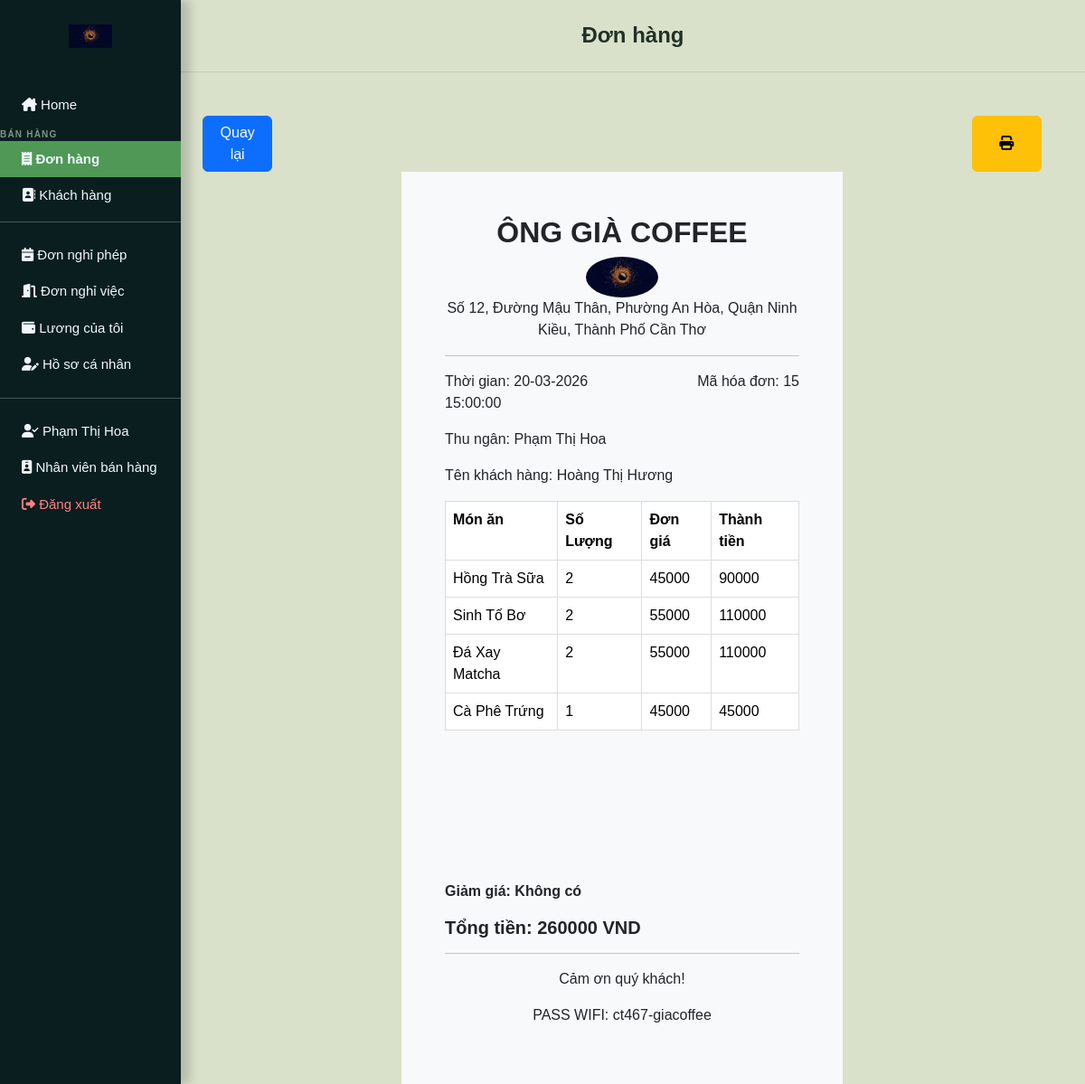
Page /user_page.php?donhang=in&id=15 (signed in) on the committed database.
### tables this page shows
CREATE TABLE `accounts` (
  `account_id`  INT NOT NULL AUTO_INCREMENT,
  `full_name`   VARCHAR(150) NOT NULL,
  `email`       VARCHAR(150) NOT NULL,
  `password`    VARCHAR(255) NOT NULL,
  `role_id`     INT NOT NULL DEFAULT 3,
  `position_id` INT DEFAULT NULL,
  `phone`       VARCHAR(20) DEFAULT NULL,
  `address`     TEXT DEFAULT NULL,
  `birth_date`  DATE DEFAULT NULL,
  `gender`      ENUM('nam','nữ','khác') DEFAULT NULL,
  `avatar`      VARCHAR(255) DEFAULT NULL,
  `status`      ENUM('active','inactive') NOT NULL DEFAULT 'active',
  `hire_date`   DATE DEFAULT NULL,
  `created_at`  TIMESTAMP NULL DEFAULT CURRENT_TIMESTAMP,
  `updated_at`  TIMESTAMP NULL DEFAULT CURRENT_TIMESTAMP ON UPDATE CURRENT_TIMESTAMP,
  PRIMARY KEY (`account_id`),
  UNIQUE KEY `uniq_email` (`email`),
  KEY `fk_acc_role` (`role_id`),
  KEY `fk_acc_pos` (`position_id`),
  CONSTRAINT `fk_acc_role` FOREIGN KEY (`role_id`) REFERENCES `roles` (`id`),
  CONSTRAINT `fk_acc_pos`  FOREIGN KEY (`position_id`) REFERENCES `positions` (`position_id`)
);

CREATE TABLE `invoices` (
  `invoice_id`    INT NOT NULL AUTO_INCREMENT,
  `account_id`    INT NOT NULL,
  `customer_id`   INT NOT NULL,
  `discount`      DECIMAL(10,0) NOT NULL DEFAULT 0,
  `total`         DECIMAL(12,0) NOT NULL DEFAULT 0,
  `status`        ENUM('pending','completed','cancelled') NOT NULL DEFAULT 'completed',
  `notes`         TEXT DEFAULT NULL,
  `creation_time` TIMESTAMP NULL DEFAULT CURRENT_TIMESTAMP,
  PRIMARY KEY (`invoice_id`),
  KEY `fk_inv_acc` (`account_id`),
  KEY `fk_inv_cust` (`customer_id`),
  KEY `idx_inv_time` (`creation_time`),
  CONSTRAINT `fk_inv_acc`  FOREIGN KEY (`account_id`)  REFERENCES `accounts`  (`account_id`),
  CONSTRAINT `fk_inv_cust` FOREIGN KEY (`customer_id`) REFERENCES `customers` (`customer_id`)
);

CREATE TABLE `customers` (
  `customer_id`   INT NOT NULL AUTO_INCREMENT,
  `customer_name` VARCHAR(150) NOT NULL,
  `phone_number`  VARCHAR(20) DEFAULT NULL,
  `email`         VARCHAR(150) DEFAULT NULL,
  `address`       TEXT DEFAULT NULL,
  `created_at`    TIMESTAMP NULL DEFAULT CURRENT_TIMESTAMP,
  PRIMARY KEY (`customer_id`)
);

CREATE TABLE `items` (
  `item_id`        INT NOT NULL AUTO_INCREMENT,
  `item_name`      VARCHAR(200) NOT NULL,
  `category_id`    INT DEFAULT NULL,
  `description`    TEXT DEFAULT NULL,
  `unit_price`     DECIMAL(10,0) NOT NULL DEFAULT 0,
  `purchase_price` DECIMAL(10,0) NOT NULL DEFAULT 0,
  `stock_quantity` INT NOT NULL DEFAULT 0,
  `item_status`    ENUM('active','inactive') NOT NULL DEFAULT 'active',
  `item_image`     VARCHAR(255) DEFAULT NULL,
  `added_date`     TIMESTAMP NULL DEFAULT CURRENT_TIMESTAMP,
  `updated_at`     TIMESTAMP NULL DEFAULT CURRENT_TIMESTAMP ON UPDATE CURRENT_TIMESTAMP,
  PRIMARY KEY (`item_id`),
  KEY `fk_item_cat` (`category_id`),
  CONSTRAINT `fk_item_cat` FOREIGN KEY (`category_id`) REFERENCES `category` (`category_id`)
);

CREATE TABLE `invoice_details` (
  `detail_id`  INT NOT NULL AUTO_INCREMENT,
  `invoice_id` INT NOT NULL,
  `item_id`    INT NOT NULL,
  `quantity`   INT NOT NULL DEFAULT 1,
  `unit_price` DECIMAL(10,0) NOT NULL DEFAULT 0,
  PRIMARY KEY (`detail_id`),
  KEY `fk_det_inv` (`invoice_id`),
  KEY `fk_det_item` (`item_id`),
  CONSTRAINT `fk_det_inv`  FOREIGN KEY (`invoice_id`) REFERENCES `invoices` (`invoice_id`) ON DELETE CASCADE,
  CONSTRAINT `fk_det_item` FOREIGN KEY (`item_id`)    REFERENCES `items`    (`item_id`)
);

### src/models/authorization.php (called while the page is built, shortened)
<?php
function roleLabel(string $roleName): string
{
    $labels = [
        AppRole::ADMIN     => 'Quản trị viên',
        AppRole::MANAGER   => 'Quản lý',
        AppRole::SALES     => 'Nhân viên bán hàng',
        AppRole::WAREHOUSE => 'Nhân viên kho',
    ];
    return $labels[$roleName] ?? 'Không xác định';
}
function currentRole(): string
{
    return $_SESSION['role_name'] ?? '';
}
function currentUserId(): int
{
    return (int) ($_SESSION['account_id'] ?? 0);
}

### src/models/in_donhang.php (the view, shortened to what this page needs)
<?php
if (isset($_GET['donhang']) && isset($_GET['id'])) {
    $invoice_id = $_GET['id'];
    $sql = "select ct.customer_name, iv.invoice_id, iv.creation_time, iv.discount, iv.total, it.item_name, it.unit_price, id.quantity, ac.full_name  from invoices iv, invoice_details id, items it, customers ct, accounts ac
    where iv.invoice_id = id.invoice_id and iv.customer_id=ct.customer_id and iv.account_id = ac.account_id and id.item_id = it.item_id and iv.invoice_id = $invoice_id;";
    $result = mysqli_query($conn, $sql);
    $rows = mysqli_fetch_all($result);
    $customer_name = $rows[0][0];
    $invoice_id = $rows[0][1];
    $creation_time = $rows[0][2];
    $discount = $rows[0][3];
    $total = $rows[0][4];
    $staff_name = $rows[0][8];
    $item_list = array();
    $dateTime = new DateTime($creation_time);
    $creation_time = $dateTime->format('d-m-Y H:i:s');
    foreach ($rows as $row) {
        $details = array();
        $details['item_name'] = $row[5];
        $details['quantity'] = $row[7];
        $details['unit_price'] = $row[6];
        array_push($item_list, $details);
    }
}
?>
<div class="container row justify-content-center mt-5">
    <div class="d-flex row justify-content-between px-4">
        <a class="col-1 btn btn-primary" href="user_page.php?donhang">Quay lại</a>
        <button class="col-1 btn btn-warning" onclick="printToPDF()"><i class="fa-solid fa-print"></i></button>
    </div>
    <div id='bill' class="col-6 text-dark bg-light p-5 bill">
        <h2 class="text-center fw-bold">ÔNG GIÀ COFFEE</h2>
        <div class=" row justify-content-center">
            <img style="border-radius: 50%;" src="img/logo.jpg" alt="Logo" class="col-3">
        </div>
        <p class="text-center">Số 12, Đường Mậu Thân, Phường An Hòa, Quận Ninh Kiều, Thành Phố Cần Thơ</p>
        <hr>
        <div class=" body-bill">
            <div class="row justify-content-between">
                <p class="col-6 text-start">Thời gian: <?= $creation_time ?? '' ?>
                </p>
                <p class="col-6 text-end">Mã hóa đơn: <?= $invoice_id ?? '' ?></p>
            </div>
            <p>Thu ngân: <?= $staff_name ?? '' ?></p>
            <p>Tên khách hàng: <?= $customer_name ?? '' ?></p>
            <table class="container-fluid table table-stripped">
                <tr>
                    <th>Món ăn</th>
                    <th>Số Lượng</th>
                    <th>Đơn giá</th>
                    <th>Thành tiền</th>
                </tr>
                <?php foreach ($item_list as $item) { ?>
                    <tr>
                        <td><?= $item['item_name'] ?></td>
                        <td><?= $item['quantity'] ?></td>
                        <td><?= intval($item['unit_price']) ?></td>
                        <td><?= $item['quantity'] * $item['unit_price'] ?></td>
                    </tr>
                <?php } ?>
            </table>
            <p class="fw-bolder">Giảm giá: <?php if ($discount == 0) echo 'Không có';
                                            else echo $discount . '%'; ?></p>
            <h5 class="fw-bolder">Tổng tiền: <?= $total ?> VND</h5>
            <hr>
            <p class="text-center py-0">Cảm ơn quý khách!</p>
            <p class="text-center ">PASS WIFI: ct467-giacoffee</p>
        </div>
    </div>
</div>

### src/views/header.php (shortened to what this page needs)
<!DOCTYPE html>
<html lang="en">
<head>
    <link href="https://cdn.jsdelivr.net/npm/bootstrap@5.3.3/dist/css/bootstrap.min.css" rel="stylesheet" />
    <link rel="stylesheet" href="https://cdnjs.cloudflare.com/ajax/libs/font-awesome/6.5.1/css/all.min.css" />
    <link rel="stylesheet" href="css/style.css" />
</head>
<?php
$roleName = currentRole();
$isSalesRole = $roleName === AppRole::SALES;
$isManagerRole = $roleName === AppRole::MANAGER;
$isAdminRole = $roleName === AppRole::ADMIN;
$isManagerOrAdmin = $isManagerRole || $isAdminRole;
?>
<?php
$currentTitle = 'COFFEE SHOP';
if (isset($_GET['home'])) {
    $currentTitle = 'COFFEE SHOP';
} elseif (isset($_GET['dashboard'])) {
    $currentTitle = 'COFFEE SHOP';
} elseif (isset($_GET['sanpham'])) {
    $currentTitle = 'Sản phẩm';
} elseif (isset($_GET['phieunhap'])) {
    $currentTitle = 'Phiếu nhập kho';
} elseif (isset($_GET['phieuxuat'])) {
    $currentTitle = 'Phiếu xuất kho';
} elseif (isset($_GET['kho_thongke'])) {
    $currentTitle = 'Thống kê tồn kho';
} elseif (isset($_GET['baocao_kho'])) {
    $currentTitle = 'Báo cáo kho';
} elseif (isset($_GET['baocao_kinhdoanh'])) {
    $currentTitle = 'Báo cáo kinh doanh';
} elseif (isset($_GET['baocao_nhansu'])) {
    $currentTitle = 'Báo cáo nhân sự';
} elseif (isset($_GET['nhacungcap'])) {
    $currentTitle = 'Quản lý nhà cung cấp';
} elseif (isset($_GET['loai'])) {
    $currentTitle = 'Loại sản phẩm';
} elseif (isset($_GET['donhang'])) {
    $currentTitle = 'Đơn hàng';
} elseif (isset($_GET['khachhang'])) {
    $currentTitle = 'Khách hàng';
} elseif (isset($_GET['nhansu'])) {
    $currentTitle = 'Nhân sự';
} elseif (isset($_GET['chucvu'])) {
    $currentTitle = 'Quản lý chức vụ';
} elseif (isset($_GET['bangluong'])) {
    $currentTitle = 'Bảng lương';
} elseif (isset($_GET['luong_ca_nhan'])) {
    $currentTitle = 'Lương của tôi';
} elseif (isset($_GET['donnghi'])) {
    $currentTitle = 'Đơn nghỉ phép';
} elseif (isset($_GET['donnghiviec'])) {
    $currentTitle = 'Đơn nghỉ việc';
} elseif (isset($_GET['profile'])) {
    $currentTitle = 'Hồ sơ cá nhân';
} elseif (isset($_GET['thongke'])) {
    $currentTitle = 'Thống kê';
} elseif (isset($_GET['backup'])) {
    $currentTitle = 'Sao lưu & Phục hồi';
}
?>
<body class="app-shell">
    <div class="nav-side p-0">
        <div class="logo p-1 justify-content-center text-center">
            <a href="user_page.php?home"> <img src="img/logo.jpg" alt="Logo"></a>
        </div>
        <div class="navs pt-3">
            <div class="container-fluid">
                <a class="text-truncate <?= isset($_GET['home'])||isset($_GET['dashboard']) ? 'active' : '' ?>"
                   href="user_page.php?home"><i class="fa-solid fa-house-chimney"></i> Home</a>
            </div>
            <?php if ($isSalesRole || $isManagerOrAdmin) : ?>
                <div class="nav-section-label">BÁN HÀNG</div>
                <div class="container-fluid">
                    <a class="text-truncate <?= isset($_GET['donhang']) ? 'active' : '' ?>"
                       href="user_page.php?donhang"><i class="fa-solid fa-receipt"></i> Đơn hàng</a>
                </div>
                <div class="container-fluid">
                    <a class="text-truncate <?= isset($_GET['khachhang']) ? 'active' : '' ?>"
                       href="user_page.php?khachhang"><i class="fa-solid fa-address-book"></i> Khách hàng</a>
                </div>
            <?php endif; ?>
        </div>
        <hr class="mt-2">
        <div class="navs text-center p-0">
            <div class="container-fluid">
                <a class="text-truncate <?= isset($_GET['donnghi']) && !$isManagerOrAdmin ? 'active' : '' ?>"
                   href="user_page.php?donnghi"><i class="fa-solid fa-calendar-minus"></i> Đơn nghỉ phép</a>
            </div>
            <div class="container-fluid">
                <a class="text-truncate <?= isset($_GET['donnghiviec']) && !$isManagerOrAdmin ? 'active' : '' ?>"
                   href="user_page.php?donnghiviec"><i class="fa-solid fa-door-open"></i> Đơn nghỉ việc</a>
            </div>
            <div class="container-fluid">
                <a class="text-truncate <?= isset($_GET['luong_ca_nhan']) ? 'active' : '' ?>"
                   href="user_page.php?luong_ca_nhan"><i class="fa-solid fa-wallet"></i> Lương của tôi</a>
            </div>
            <div class="container-fluid">
                <a class="text-truncate <?= isset($_GET['profile']) ? 'active' : '' ?>"
                   href="user_page.php?profile"><i class="fa-solid fa-user-pen"></i> Hồ sơ cá nhân</a>
            </div>
        </div>
        <div class="navs text-center p-0">
            <hr class="mt-3">
            <div class="container-fluid">
                <a class="text-truncate"><i class="fa-solid fa-user-check"></i> <?= $user_name ?? '' ?></a>
            </div>
            <div class="container-fluid">
                <a class="text-truncate"><i class="fa-solid fa-id-badge"></i> <?= roleLabel(currentRole()) ?></a>
            </div>
            <div class="    container-fluid logout-btn">
                <a class="text-truncate" href="logout.php"><i class="fa-solid fa-right-from-bracket"></i> Đăng xuất</a>
            </div>
        </div>
    </div>
    <div class="app-right">
        <div class="app-topbar px-3">
            <h4 class="mb-0 fw-bold"><?= htmlspecialchars($currentTitle) ?></h4>
        </div>
        <div class="main p-0">

### user_page.php (shortened to what this page needs)
<?php
@include 'config.php';
require_once __DIR__ . '/src/models/authorization.php';
$user_id = currentUserId();
$sql = "SELECT a.full_name, r.name AS role_name
        FROM accounts a
        JOIN roles r ON r.id = a.role_id
        WHERE a.account_id = '$user_id' AND a.status = 'active'";
$result = mysqli_query($conn, $sql);
$row = mysqli_fetch_assoc($result);
$user_name = $row['full_name'];
require_once __DIR__ . '/src/views/layout.php';
renderAppLayoutStart($user_name);
?>
<?php
if (isset($_GET['donhang'])) {
   switch ($_GET['donhang']) {
      case 'in':
         require_once __DIR__ . '/src/models/in_donhang.php';
         break;
   }
}
renderAppLayoutEnd();
?>
<?php
require_once __DIR__ . '/src/views/footer.php';
?>

### src/views/footer.php (shortened to what this page needs)
</div>
</div>

### src/views/layout.php (shortened to what this page needs)
<?php
if (!function_exists('renderAppLayoutStart')) {
    function renderAppLayoutStart(string $user_name): void
    {
        require __DIR__ . '/header.php';
    }
}
if (!function_exists('renderAppLayoutEnd')) {
    function renderAppLayoutEnd(): void
    {
        require __DIR__ . '/footer.php';
        echo "</body>\n</html>";
    }
}

### css/style.css (style rules this page uses)
html, body { height: 100%; margin: 0; padding: 0; background-color: #d9e1cb; overflow: hidden; }
.app-shell { height: 100vh; width: 100%; position: relative; margin: 0; }
a { text-decoration: none; }
.nav-side { color: aliceblue; background-color: #0a1e1f; box-shadow: 10px 0px 10px 0px rgba(45, 33, 33, 0.2); width: 220px; min-width: 220px; height: 100vh; max-height: 100vh; overflow-y: auto; overflow-x: hidden; position: fixed; left: 0; top: 0; z-index: 40; scrollbar-width: thin; scrollbar-color: rgba(100,180,100,0.3) transparent; }
.app-right { margin-left: 220px; width: calc(100% - 220px); height: 100vh; display: flex; flex-direction: column; min-width: 0; }
.app-topbar { height: 80px; min-height: 80px; background: #d9e1cb; border-bottom: 1px solid #c4ccb7; display: flex; align-items: center; justify-content: center; text-align: center; padding: 0 !important; position: sticky; top: 0; z-index: 30; }
.app-topbar h4 { color: #223127; font-weight: 400; width: 100%; margin: 0; }
.main { flex: 1 1 auto; height: calc(100vh - 80px); overflow-y: auto; overflow-x: hidden; }
@media (max-width: 1200px) { .nav-side { width: 200px; min-width: 200px; } }
@media (max-width: 1200px) { .app-right { margin-left: 200px; width: calc(100% - 200px); } }
.logo { background-color: #0a1e1f; min-height: 80px; display: flex; align-items: center; justify-content: center; }
.logo img { width: 68px; max-width: 70%; height: auto; }
.navs a { display: block; text-align: left; color: aliceblue; transition: background-color 0.3s ease-in-out; padding: 9px 10px 9px 24px; font-size: 15px; }
.navs div { padding: 0px; }
.nav-section-label { color: rgba(200, 230, 200, 0.6); font-size: 10px; font-weight: 700; letter-spacing: 1.2px; text-transform: uppercase; padding: 8px 16px 2px; margin-top: 4px; }
.navs a.active { background-color: rgb(80, 152, 86); font-weight: 600; }
.logout-btn a { color: #ff8080 !important; }
table { width: 100%; border-collapse: collapse; }
tr:nth-child(even) { background-color: #f2f2f2; }
th { background-color: #4caf50; color: white; }
td, th { border: 1px solid #ddd; padding: 8px; text-align: left; }
.content-table-scroll table thead th, .content-table-scroll table tr:first-child th { position: sticky; top: 0; z-index: 2; }
* { font-family: "Poppins", sans-serif; margin: 0; padding: 0; box-sizing: border-box; outline: none; border: none; text-decoration: none; }

### rows in the picture
accounts: full_name "Phạm Thị Hoa"
invoices: creation_time "20-03-2026 15:00:00", invoice_id "15", items.item_name "Hồng Trà Sữa", invoice_details.quantity "2", items.unit_price "45000", invoice_details.quantity "90000", items.item_name "Sinh Tố Bơ", items.unit_price "55000", invoice_details.quantity "110000", items.item_name "Đá Xay Matcha", items.item_name "Cà Phê Trứng", invoice_details.quantity "1", total "260000"
customers: customer_name "Hoàng Thị Hương"

### other values in the picture
roleLabel(currentRole()) "Nhân viên bán hàng"
$currentTitle "Đơn hàng"
